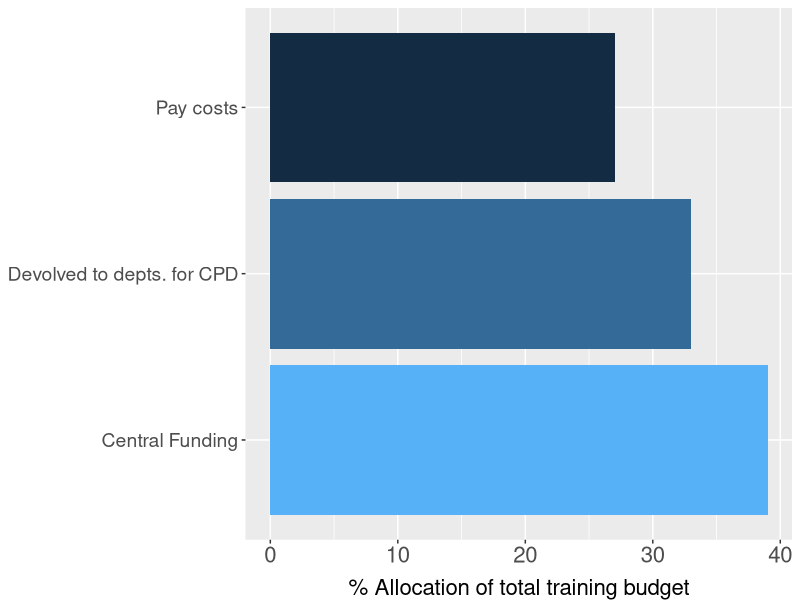

Generate this figure with R: (Note: this script raises an error after producing the figure.)
## ---- chunk 1
setwd("H:/Rspace/Debs")
library(ggplot2)
library(tidyr)
library(dplyr)
## ---- chunk 2
tb<-data.frame("Category"=c("Pay costs","Devolved to depts. for CPD","Central Funding"),"Allocation"=c(27,33,39))
## ---- chunk 3
png("budgetallocation.png",width = 680, height = 480)
d<-ggplot(data=tb,
        aes(x=Category, y=Allocation,fill=Allocation, order=-Allocation))+
        geom_bar(stat="identity")+
        #facet_wrap(~variable)+
        coord_flip()+
        scale_y_continuous(breaks = seq(0, 50, 10))+
        theme(axis.text.x = element_text(size=16),
        axis.text.y=element_text(size=14))+
        labs(y = "% Allocation of total training budget")+
        theme(axis.title.x = element_text(size=16,vjust=-.5),
        axis.title.y=element_blank())+
       # theme(legend.text=element_text(size=12),
               # legend.title = element_blank())+
        theme(legend.position="none")
d
dev.off() 
## ---- chunk 4
kpi<-data.frame("Qualification"=c("Post grad qual.","Teaching qual.or equiv (HEA Fellow)","HEA membership"),
                "CurrentPosition"=c(57,27,18),
                "Headcount"=c(85,40,27))
kpitidy<-gather(kpi,CurrentPosition,Headcount,-Qualification)
## ---- chunk 5

count_names <- list(
  'count#1'="Current Position %",
  'count#2'="Head Count"
  )

count_labeller <- function(variable,value){
  return(count_names[value])
}

png("headcount.png",width = 680, height = 480)
d<-ggplot(data=kpitidy,
        aes(x=Qualification, y=Headcount,fill=CurrentPosition))+
        geom_bar(stat="identity")+
        facet_grid(CurrentPosition~.,labeller=count_labeller)+
        #coord_flip()+
        scale_y_continuous(breaks = seq(0, 100, 10))+
        theme(axis.text.x = element_text(size=16),
        axis.text.y=element_text(size=14))+
        labs(title = "Falmouth University May 2015 % of academic staff")+
        theme(title=element_text(size=16,vjust=1.5))+
        theme(axis.title.x = element_text(size=16,vjust=-.5),
        axis.title.y=element_blank())+
       # theme(legend.text=element_text(size=12),
               # legend.title = element_blank())+
        theme(legend.position="none")+
         theme(strip.text.y = element_text(size=12, face="bold"))
d
dev.off() 
## ---- chunk 6
png("wf_profile.png",width = 480, height = 480)

wfTotal=647
workforce<-data.frame("Dummy"=c(1,2,3),"Category"=c("Academic","AL","Prof. Services"),"Number"=c(279,124,222))
workforce$PC<-100*workforce$Number/wfTotal
# Compute sum
totals <- workforce$Number
# Calculate label position
pos <- c(totals[1]/2,totals[2]/2+totals[1],totals[3]/2+sum(totals[1:2]))*100/wfTotal
# Create labels
labels1 <- unlist(lapply(as.character(totals), function(x) c(x)))
labels2 <- paste(round(unlist(lapply(totals, function(x) c(100*x/wfTotal))),1),"%")
labels<-paste(labels2," (",labels1,")")
# Add labels and their position to data
workforce <- data.frame(workforce, pos=pos, labels=labels)


g<-ggplot(workforce,aes(x="",y=as.numeric(PC),fill=Category))+
        geom_bar(stat="identity")+
        geom_text(aes(y=pos, label=labels), vjust=0)+
        labs(title = "Falmouth University May 2015 Workforce profile")+
        theme(title=element_text(size=16,vjust=1.5))+
        scale_x_discrete("")+
        ylab("Percentage of staff")
g
dev.off() 
